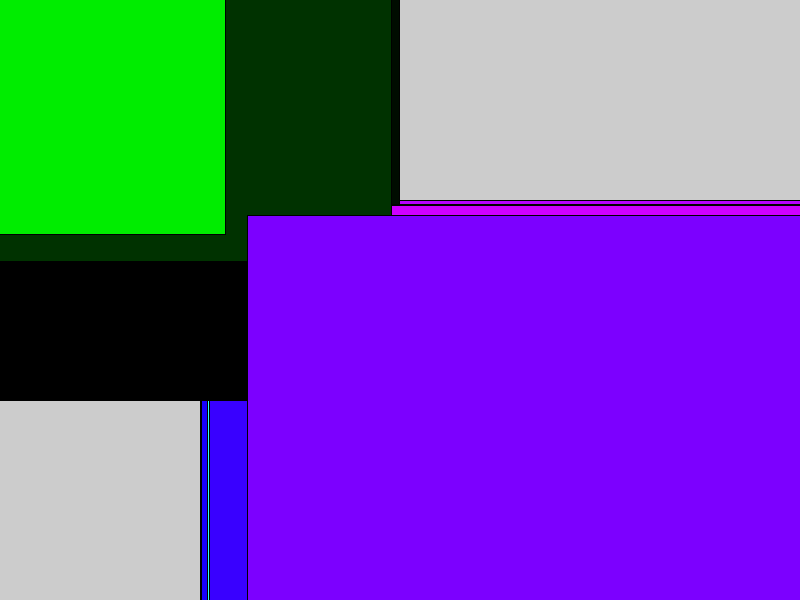
Frame 1 (no input)
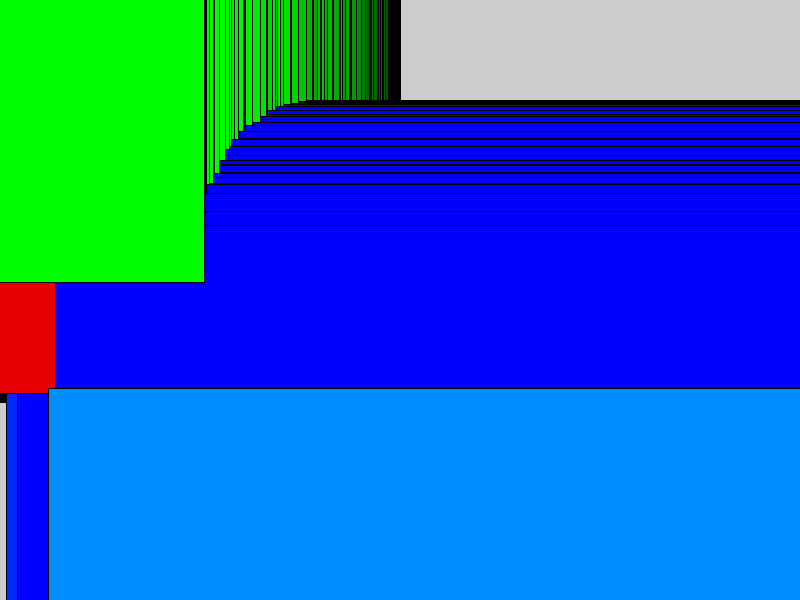
Frame 60 (the mouse pressed at the canvas centre just before this capture)
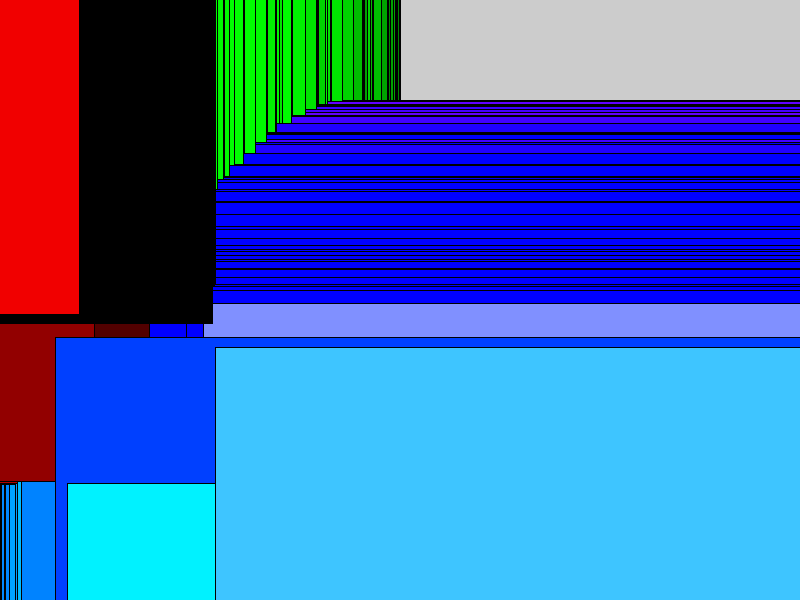
Frame 120 (the mouse held since frame 60 and released just before this capture)

The Processing sketch that drew these frames (run headless with seeded random() and noise(); from frame 60 on, the mouse is pressed at the canvas centre):

// Processing sketch: sketch_151210n
// ── sketch_151210n.pde
//frequency modulation
void setup() {
  size(800, 600);  //fullScreen(2);
}
void draw() {
  for(int i= 0; i<500; i= i+1) {
    float x= sin(i+frameCount*(sin(frameCount*0.01)*0.1));
    float y= cos(i+frameCount*(sin(frameCount*0.011)*0.1));
    float z= sin(i+frameCount*0.01)*200;
    fill(x*255, y*255, z*255);
    rect(width*0.25 + (x*z), height*0.5 + (y*z), i*z, i*z);
  }
}
